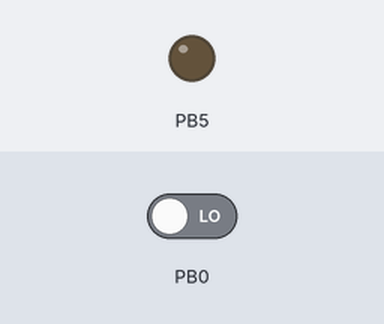
A program run on a simulated ATmega328P, built with avr-gcc and emulated at 16 MHz. On the bench: output pins drawn as LEDs (lit = HIGH). The inputs (shaded band) are chosen by the test bench; at power-on: PB0 LOW.

Above: at 1.2 s.
1.3 s: PB0 driven HIGH
At 2.5 s:
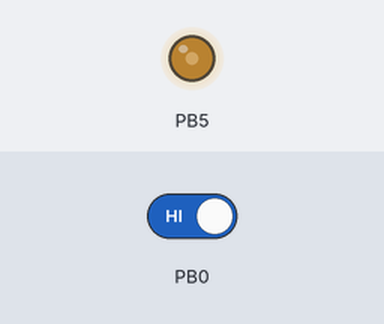
2.8 s: PB0 driven LOW
At 3.3 s:
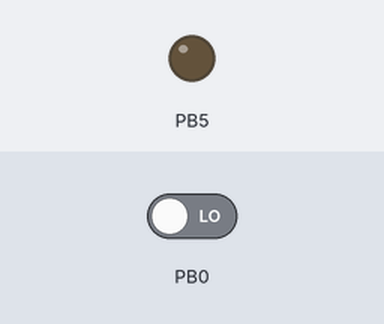
Timing chart, 0 to 5.8 s (numbered marks = the images above; inputs shaded):
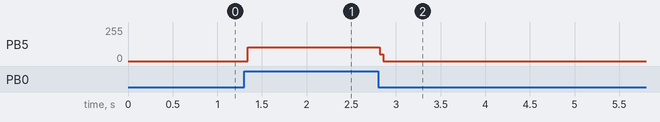

Measured:
- after the input at 1.3 s, PB5: 0/255 → 102/255 at once
- after the input at 2.8 s, PB5: 102/255 → 0/255 at once

The program:

main.c
```c
/*
 * LEDblinkAtmel.c
 *
 * Created: 3/14/2024 9:16:36 AM
 * Author : MSI
 */
#define  F_CPU 16000000UL
#include <avr/io.h>
#include <util/delay.h>


volatile int toggle = 0;

ISR (INT1_vect){
	if (toggle)
	{
		PORTB |= 0B00100000;
	}else{
		PORTB &= 0B11011111;
	}
	toggle = 1-toggle;
}


int main(void)
{
    /* Replace with your application code */
	/*DDRB |= 0B00100000;*/

   /* while (1)
    {
		portb |= 0b00100000;
		_delay_ms(1000);

		portb &= 0b11011111;
		_delay_ms(1000);
    }*/

   /*toggle switch */
   	DDRB |= 0B00100000;
   	DDRB &= 0B11111110;

       while (1)
       {
		   if(PINB & 0B00000001){
			   PORTB |= 0B00100000;
			   if(PINB & 0B00100000 ){
				   PORTB &= 0B11011111;
			   }

		   }else{
			   PORTB &= 0B11011111;
		   }
       }
}
```
